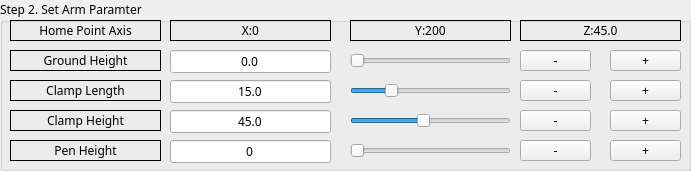
  <widget class="QGroupBox" name="groupBox_Parameter_2">
   <property name="geometry">
    <rect>
     <x>10</x>
     <y>60</y>
     <width>691</width>
     <height>171</height>
    </rect>
   </property>
   <property name="font">
    <font>
     <family>3ds</family>
    </font>
   </property>
   <property name="title">
    <string>Step 2. Set Arm Paramter</string>
   </property>
   <widget class="QPushButton" name="pushButton_Parameter_Pen_Height_Add">
    <property name="geometry">
     <rect>
      <x>610</x>
      <y>140</y>
      <width>71</width>
      <height>21</height>
     </rect>
    </property>
    <property name="font">
     <font>
      <family>3ds</family>
     </font>
    </property>
    <property name="text">
     <string>+</string>
    </property>
    <property name="autoRepeat">
     <bool>true</bool>
    </property>
    <property name="autoRepeatDelay">
     <number>300</number>
    </property>
   </widget>
   <widget class="QLineEdit" name="lineEdit_Parameter_Pen_Height">
    <property name="geometry">
     <rect>
      <x>170</x>
      <y>140</y>
      <width>161</width>
      <height>23</height>
     </rect>
    </property>
    <property name="font">
     <font>
      <family>3ds</family>
     </font>
    </property>
    <property name="focusPolicy">
     <enum>Qt::NoFocus</enum>
    </property>
    <property name="styleSheet">
     <string notr="true"/>
    </property>
    <property name="text">
     <string>0</string>
    </property>
    <property name="alignment">
     <set>Qt::AlignCenter</set>
    </property>
    <property name="readOnly">
     <bool>false</bool>
    </property>
   </widget>
   <widget class="QLabel" name="label_Parameter_Pen_Height">
    <property name="geometry">
     <rect>
      <x>10</x>
      <y>140</y>
      <width>151</width>
      <height>21</height>
     </rect>
    </property>
    <property name="font">
     <font>
      <family>3ds</family>
     </font>
    </property>
    <property name="frameShape">
     <enum>QFrame::Box</enum>
    </property>
    <property name="text">
     <string>Pen Height</string>
    </property>
    <property name="alignment">
     <set>Qt::AlignCenter</set>
    </property>
   </widget>
   <widget class="QPushButton" name="pushButton_Parameter_Pen_Height_Subtract">
    <property name="geometry">
     <rect>
      <x>520</x>
      <y>140</y>
      <width>71</width>
      <height>21</height>
     </rect>
    </property>
    <property name="font">
     <font>
      <family>3ds</family>
     </font>
    </property>
    <property name="text">
     <string>-</string>
    </property>
    <property name="autoRepeat">
     <bool>true</bool>
    </property>
    <property name="autoRepeatDelay">
     <number>300</number>
    </property>
   </widget>
   <widget class="QSlider" name="horizontalSlider_Parameter_Pen_Height">
    <property name="geometry">
     <rect>
      <x>350</x>
      <y>140</y>
      <width>161</width>
      <height>22</height>
     </rect>
    </property>
    <property name="font">
     <font>
      <family>3ds</family>
     </font>
    </property>
    <property name="maximum">
     <number>1000</number>
    </property>
    <property name="pageStep">
     <number>1</number>
    </property>
    <property name="value">
     <number>0</number>
    </property>
    <property name="orientation">
     <enum>Qt::Horizontal</enum>
    </property>
   </widget>
   <widget class="QLabel" name="label_Parameter_Default_Position">
    <property name="geometry">
     <rect>
      <x>10</x>
      <y>20</y>
      <width>151</width>
      <height>21</height>
     </rect>
    </property>
    <property name="font">
     <font>
      <family>3ds</family>
     </font>
    </property>
    <property name="frameShape">
     <enum>QFrame::Box</enum>
    </property>
    <property name="text">
     <string>Home Point Axis</string>
    </property>
    <property name="alignment">
     <set>Qt::AlignCenter</set>
    </property>
   </widget>
   <widget class="QLabel" name="label_Parameter_Default_Position_X">
    <property name="geometry">
     <rect>
      <x>170</x>
      <y>20</y>
      <width>161</width>
      <height>21</height>
     </rect>
    </property>
    <property name="font">
     <font>
      <family>3ds</family>
     </font>
    </property>
    <property name="frameShape">
     <enum>QFrame::Box</enum>
    </property>
    <property name="text">
     <string>X:0</string>
    </property>
    <property name="alignment">
     <set>Qt::AlignCenter</set>
    </property>
   </widget>
   <widget class="QLabel" name="label_Parameter_Default_Position_Y">
    <property name="geometry">
     <rect>
      <x>350</x>
      <y>20</y>
      <width>161</width>
      <height>21</height>
     </rect>
    </property>
    <property name="font">
     <font>
      <family>3ds</family>
     </font>
    </property>
    <property name="frameShape">
     <enum>QFrame::Box</enum>
    </property>
    <property name="text">
     <string>Y:200</string>
    </property>
    <property name="alignment">
     <set>Qt::AlignCenter</set>
    </property>
   </widget>
   <widget class="QLabel" name="label_Parameter_Default_Position_Z">
    <property name="geometry">
     <rect>
      <x>520</x>
      <y>20</y>
      <width>161</width>
      <height>21</height>
     </rect>
    </property>
    <property name="font">
     <font>
      <family>3ds</family>
     </font>
    </property>
    <property name="frameShape">
     <enum>QFrame::Box</enum>
    </property>
    <property name="text">
     <string>Z:45.0</string>
    </property>
    <property name="alignment">
     <set>Qt::AlignCenter</set>
    </property>
   </widget>
   <widget class="QLabel" name="label_Parameter_Axis_Height">
    <property name="geometry">
     <rect>
      <x>10</x>
      <y>50</y>
      <width>151</width>
      <height>21</height>
     </rect>
    </property>
    <property name="font">
     <font>
      <family>3ds</family>
     </font>
    </property>
    <property name="frameShape">
     <enum>QFrame::Box</enum>
    </property>
    <property name="text">
     <string>Ground Height</string>
    </property>
    <property name="alignment">
     <set>Qt::AlignCenter</set>
    </property>
   </widget>
   <widget class="QPushButton" name="pushButton_Parameter_Axis_Height_Add">
    <property name="geometry">
     <rect>
      <x>610</x>
      <y>50</y>
      <width>71</width>
      <height>21</height>
     </rect>
    </property>
    <property name="font">
     <font>
      <family>3ds</family>
     </font>
    </property>
    <property name="text">
     <string>+</string>
    </property>
    <property name="autoRepeat">
     <bool>true</bool>
    </property>
    <property name="autoRepeatDelay">
     <number>300</number>
    </property>
   </widget>
   <widget class="QPushButton" name="pushButton_Parameter_Axis_Height_Subtract">
    <property name="geometry">
     <rect>
      <x>520</x>
      <y>50</y>
      <width>71</width>
      <height>21</height>
     </rect>
    </property>
    <property name="font">
     <font>
      <family>3ds</family>
     </font>
    </property>
    <property name="text">
     <string>-</string>
    </property>
    <property name="autoRepeat">
     <bool>true</bool>
    </property>
    <property name="autoRepeatDelay">
     <number>300</number>
    </property>
   </widget>
   <widget class="QLineEdit" name="lineEdit_Parameter_Axis_Height">
    <property name="geometry">
     <rect>
      <x>170</x>
      <y>50</y>
      <width>161</width>
      <height>23</height>
     </rect>
    </property>
    <property name="font">
     <font>
      <family>3ds</family>
     </font>
    </property>
    <property name="focusPolicy">
     <enum>Qt::NoFocus</enum>
    </property>
    <property name="styleSheet">
     <string notr="true"/>
    </property>
    <property name="text">
     <string>0.0</string>
    </property>
    <property name="alignment">
     <set>Qt::AlignCenter</set>
    </property>
    <property name="readOnly">
     <bool>false</bool>
    </property>
   </widget>
   <widget class="QSlider" name="horizontalSlider_Parameter_Axis_Height">
    <property name="geometry">
     <rect>
      <x>350</x>
      <y>50</y>
      <width>161</width>
      <height>22</height>
     </rect>
    </property>
    <property name="font">
     <font>
      <family>3ds</family>
     </font>
    </property>
    <property name="maximum">
     <number>1000</number>
    </property>
    <property name="pageStep">
     <number>1</number>
    </property>
    <property name="value">
     <number>0</number>
    </property>
    <property name="sliderPosition">
     <number>0</number>
    </property>
    <property name="orientation">
     <enum>Qt::Horizontal</enum>
    </property>
   </widget>
   <widget class="QLabel" name="label_Parameter_Clamp_Length">
    <property name="geometry">
     <rect>
      <x>10</x>
      <y>80</y>
      <width>151</width>
      <height>21</height>
     </rect>
    </property>
    <property name="font">
     <font>
      <family>3ds</family>
     </font>
    </property>
    <property name="frameShape">
     <enum>QFrame::Box</enum>
    </property>
    <property name="text">
     <string>Clamp Length</string>
    </property>
    <property name="alignment">
     <set>Qt::AlignCenter</set>
    </property>
   </widget>
   <widget class="QPushButton" name="pushButton_Parameter_Clamp_Length_Subtract">
    <property name="geometry">
     <rect>
      <x>520</x>
      <y>80</y>
      <width>71</width>
      <height>21</height>
     </rect>
    </property>
    <property name="font">
     <font>
      <family>3ds</family>
     </font>
    </property>
    <property name="text">
     <string>-</string>
    </property>
    <property name="autoRepeat">
     <bool>true</bool>
    </property>
    <property name="autoRepeatDelay">
     <number>300</number>
    </property>
   </widget>
   <widget class="QPushButton" name="pushButton_Parameter_Clamp_Length_Add">
    <property name="geometry">
     <rect>
      <x>610</x>
      <y>80</y>
      <width>71</width>
      <height>21</height>
     </rect>
    </property>
    <property name="font">
     <font>
      <family>3ds</family>
     </font>
    </property>
    <property name="text">
     <string>+</string>
    </property>
    <property name="autoRepeat">
     <bool>true</bool>
    </property>
    <property name="autoRepeatDelay">
     <number>300</number>
    </property>
   </widget>
   <widget class="QLineEdit" name="lineEdit_Parameter_Clamp_Length">
    <property name="geometry">
     <rect>
      <x>170</x>
      <y>80</y>
      <width>161</width>
      <height>23</height>
     </rect>
    </property>
    <property name="font">
     <font>
      <family>3ds</family>
     </font>
    </property>
    <property name="focusPolicy">
     <enum>Qt::NoFocus</enum>
    </property>
    <property name="styleSheet">
     <string notr="true"/>
    </property>
    <property name="text">
     <string>15.0</string>
    </property>
    <property name="alignment">
     <set>Qt::AlignCenter</set>
    </property>
    <property name="readOnly">
     <bool>false</bool>
    </property>
   </widget>
   <widget class="QSlider" name="horizontalSlider_Parameter_Clamp_Length">
    <property name="geometry">
     <rect>
      <x>350</x>
      <y>80</y>
      <width>161</width>
      <height>22</height>
     </rect>
    </property>
    <property name="font">
     <font>
      <family>3ds</family>
     </font>
    </property>
    <property name="maximum">
     <number>1000</number>
    </property>
    <property name="pageStep">
     <number>1</number>
    </property>
    <property name="value">
     <number>230</number>
    </property>
    <property name="orientation">
     <enum>Qt::Horizontal</enum>
    </property>
   </widget>
   <widget class="QLabel" name="label_Parameter_Clamp_Height">
    <property name="geometry">
     <rect>
      <x>10</x>
      <y>110</y>
      <width>151</width>
      <height>21</height>
     </rect>
    </property>
    <property name="font">
     <font>
      <family>3ds</family>
     </font>
    </property>
    <property name="frameShape">
     <enum>QFrame::Box</enum>
    </property>
    <property name="text">
     <string>Clamp Height</string>
    </property>
    <property name="alignment">
     <set>Qt::AlignCenter</set>
    </property>
   </widget>
   <widget class="QSlider" name="horizontalSlider_Parameter_Clamp_Height">
    <property name="geometry">
     <rect>
      <x>350</x>
      <y>110</y>
      <width>161</width>
      <height>22</height>
     </rect>
    </property>
    <property name="font">
     <font>
      <family>3ds</family>
     </font>
    </property>
    <property name="maximum">
     <number>1000</number>
    </property>
    <property name="pageStep">
     <number>1</number>
    </property>
    <property name="value">
     <number>450</number>
    </property>
    <property name="orientation">
     <enum>Qt::Horizontal</enum>
    </property>
   </widget>
   <widget class="QPushButton" name="pushButton_Parameter_Clamp_Height_Subtract">
    <property name="geometry">
     <rect>
      <x>520</x>
      <y>110</y>
      <width>71</width>
      <height>21</height>
     </rect>
    </property>
    <property name="font">
     <font>
      <family>3ds</family>
     </font>
    </property>
    <property name="text">
     <string>-</string>
    </property>
    <property name="autoRepeat">
     <bool>true</bool>
    </property>
    <property name="autoRepeatDelay">
     <number>300</number>
    </property>
   </widget>
   <widget class="QPushButton" name="pushButton_Parameter_Clamp_Height_Add">
    <property name="geometry">
     <rect>
      <x>610</x>
      <y>110</y>
      <width>71</width>
      <height>21</height>
     </rect>
    </property>
    <property name="font">
     <font>
      <family>3ds</family>
     </font>
    </property>
    <property name="text">
     <string>+</string>
    </property>
    <property name="autoRepeat">
     <bool>true</bool>
    </property>
    <property name="autoRepeatDelay">
     <number>300</number>
    </property>
   </widget>
   <widget class="QLineEdit" name="lineEdit_Parameter_Clamp_Height">
    <property name="geometry">
     <rect>
      <x>170</x>
      <y>110</y>
      <width>161</width>
      <height>23</height>
     </rect>
    </property>
    <property name="font">
     <font>
      <family>3ds</family>
     </font>
    </property>
    <property name="focusPolicy">
     <enum>Qt::NoFocus</enum>
    </property>
    <property name="styleSheet">
     <string notr="true"/>
    </property>
    <property name="text">
     <string>45.0</string>
    </property>
    <property name="alignment">
     <set>Qt::AlignCenter</set>
    </property>
    <property name="readOnly">
     <bool>false</bool>
    </property>
   </widget>
  </widget>
